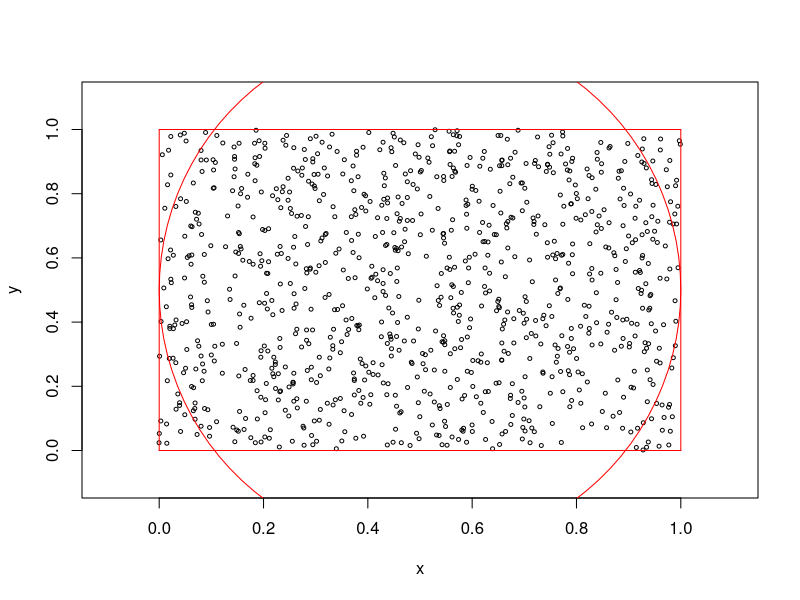
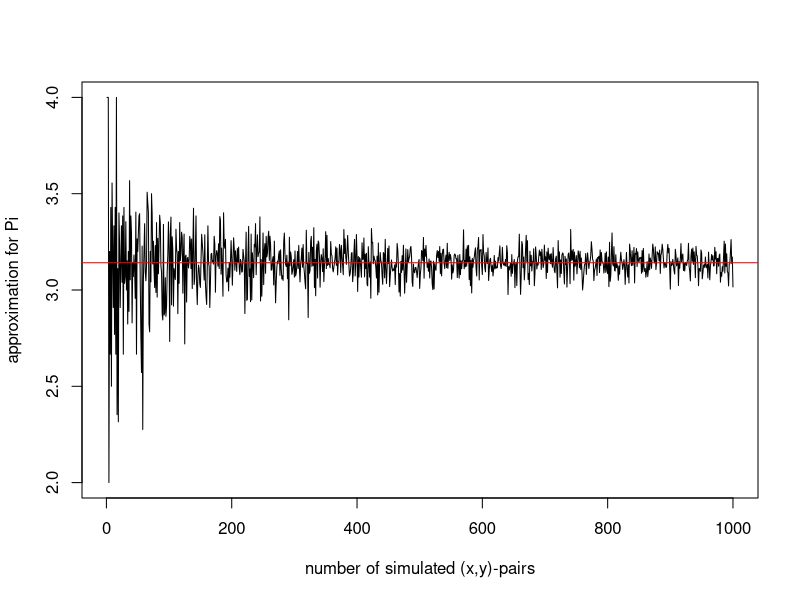

Generate these figures, in order, with R:
## ---- chunk 1
set.seed(3141)
n <- 1000
x <- runif(n)
y <- runif(n)
inner <- x^2 + y^2 <= 1
MC_pi <- 4*sum(inner)/length(inner)

MC_pi
## ---- chunk 2
library("plotrix")
plot(x, y, xlim=c(-0.1, 1.1), ylim=c(-0.1, 1.1), pch = "°")

draw.circle(0.5, 0.5, 0.5, border="red")

lines(x=c(0,1), y=c(0,0), col="red")
lines(x=c(0,1), y=c(1,1), col="red")
lines(x=c(0,0), y=c(0,1), col="red")
lines(x=c(1,1), y=c(1,0), col="red")
## ---- chunk 3
steps <- 1:1000
MC_pi.2 <- lapply(steps, function(x)
  4*sum(runif(x)^2+runif(x)^2 <= 1)/x)

plot(steps, MC_pi.2, type="l", ylab="approximation for Pi", 
     xlab="number of simulated (x,y)-pairs")
abline(h=pi, col="red")
